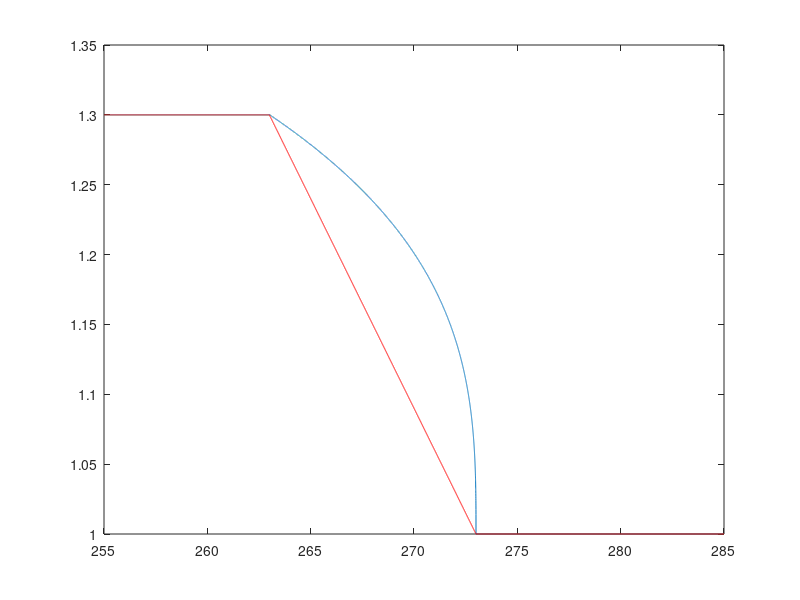
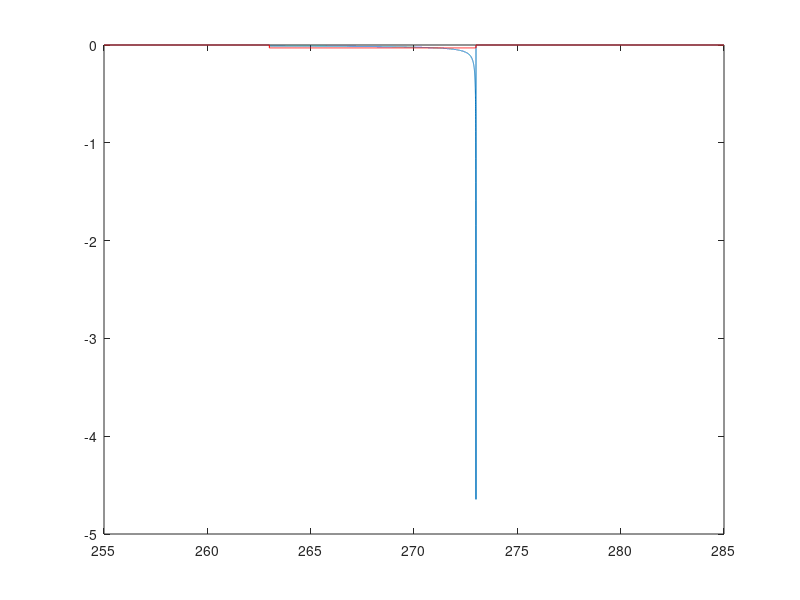

Source code (MATLAB) for these figures, in order:
close all
clear
clc

T = 255:0.001:285;

F2 = zeros(1,length(T));
DF2DT = zeros(1,length(T));
F2a = zeros(1,length(T));
F3 = zeros(1,length(T));

TE0=273.0;
TE1=263.0;
TE2=200.0;
RATE2 = 1.3;
RATE3 = 1.3;
JUMP1 = (RATE2-1.0) / ( ( TE0-TE1 )^0.333 ) ;

for i = 1:length(T);

    if ( T(i) >= TE0 )
        F2(i)    = 1.0;
        F2a(i)    = 1.0;
        F3(i)    = 1.0;
        DF2DT(i) = 0.0;
        DF2DTa(i) = 0.0;
    end

    if ( ( T(i) >= TE1 ) && ( T(i) < TE0 ) )
        F2(i)   = 1.0 + JUMP1 * (( TE0 - T(i) )^0.3333);
        F2a(i)   = 1.0 - (RATE3 - 1.0)/(TE0 - TE1) * (T(i) - TE0);
        F3(i)   = 1.0;
        DF2DT(i) =  -(0.3333*JUMP1)/(TE0-T(i))^0.6667;
        DF2DTa(i) = - (RATE3 - 1.0)/(TE0 - TE1);
    end

    if ( T(i) < TE1 ) 
        F2(i)   = RATE2 ;
        F2a(i)   = RATE2 ;
        F3(i)   = 1.0;
        DF2DT(i) = 0.0;
        DF2DTa(i) = 0.0;
    end


end


plot(T,F2)
hold on
plot(T,F2a,'r')

figure
plot(T,DF2DT)
hold on
plot(T,DF2DTa,'r')

% figure
% plot(T,F3)